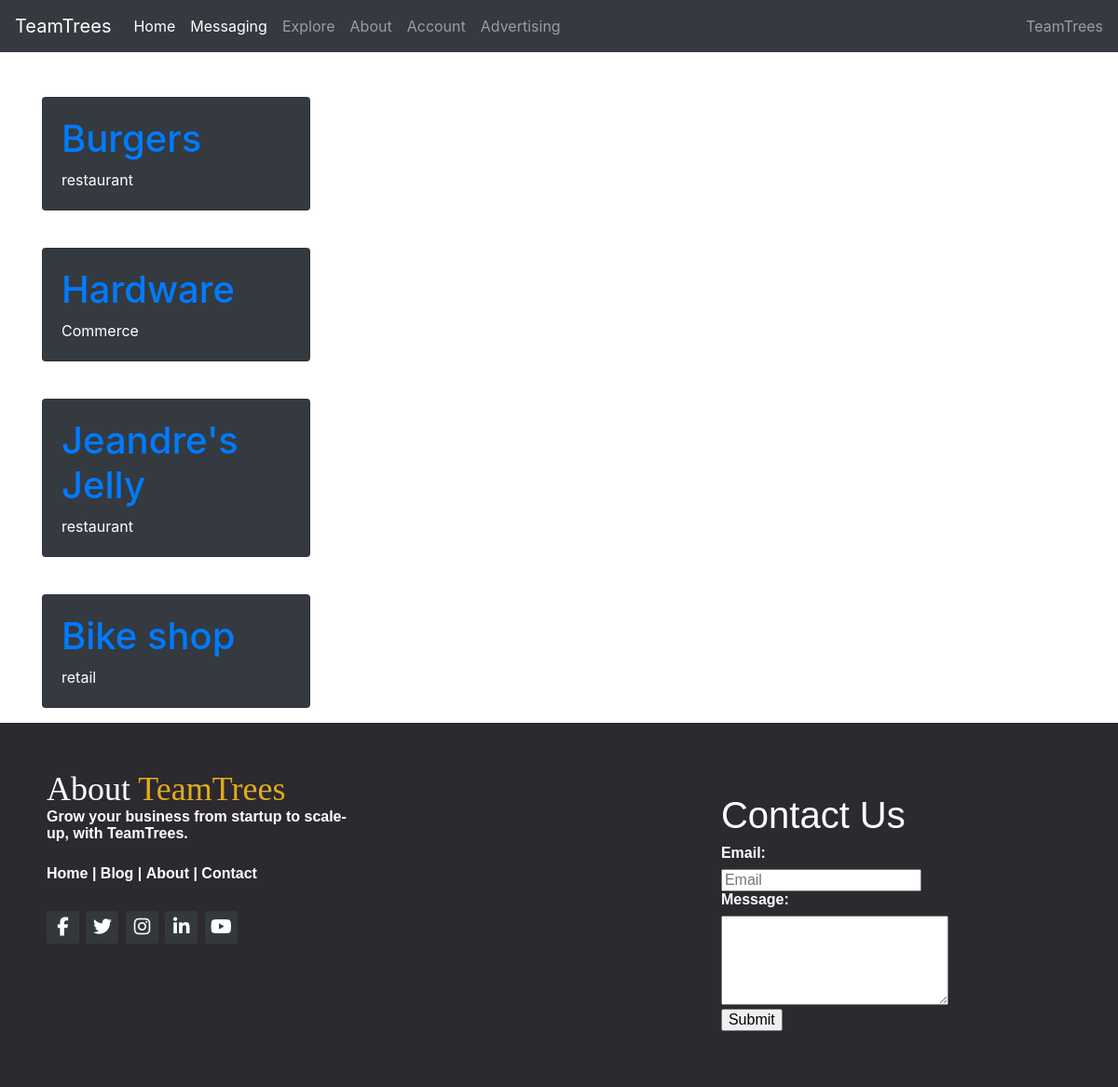
The page /business/business/list/ (signed in) on the database its author committed.
### businesses/models.py (models this page shows, shortened)
class Business(models.Model):
    user = models.ForeignKey(User, on_delete=models.CASCADE)
    businessname = models.CharField(max_length=255)
    businesstype = models.CharField(max_length=255, choices=Business_Type)
    address = models.CharField(max_length=255)
    address2 = models.CharField(max_length=255, default='None')
    city = models.CharField(max_length=255)
    province = models.CharField(max_length=255, choices=Province)
    postal_code = models.CharField(max_length=255, default='None')
    logo = models.ImageField(default='None')

### businesses/views.py (the view)
# urls.py: path('business/list/', views.BusinessListView, name='blist'),
def BusinessListView(request):
    model = Business()
    businesses = Business.objects.filter(user=request.user)
    return render(request, 'businesses/business_list.html', {'businesses':businesses})

### templates/businesses/business_list.html
{% extends '../base.html' %}
{% load static %}
{% load crispy_forms_tags %}
{% block content%}
<div class="container" id="basic_container">
    <div class="grid-container">
    {% for business in businesses %}
    <br><br>
    <div class="grid-item" style="display: grid; display: inline-grid; column-gap: 50px; row-gap: 50px;">
        <div class="card text-white bg-dark mb-3" style="width: 18rem;">
            <div class="card-body">
                <h1><a href="{% url 'explore:business_detail' pk=business.pk %}">{{business.businessname}}</a></h1>
                <p class="card-text">{{business.businesstype}}</p>
            </div>
        </div>
    </div>
    {% endfor %}
    </div>
</div>
{% endblock %}

### static/css/page.css (style rules this page uses)
.card { margin: 0 auto; float: none; margin-bottom: 10px; }

### rows shown on the page
Business: businessname "Burgers", businesstype "restaurant"
Business: businessname "Hardware", businesstype "Commerce"
Business: businessname "Jeandre's Jelly", businesstype "restaurant"
Business: businessname "Bike shop", businesstype "retail"
